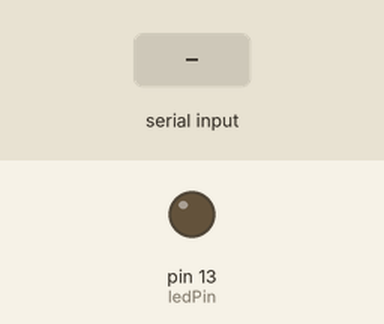
A sketch run on a simulated Arduino Uno, built with avr-gcc and run on an emulated ATmega328P. Parts: output pins drawn as LEDs (lit = HIGH). Inputs (shaded band) come from the test bench.

Above: at 1.2 s.
1.3 s: "H" received over Serial
At 1.6 s:
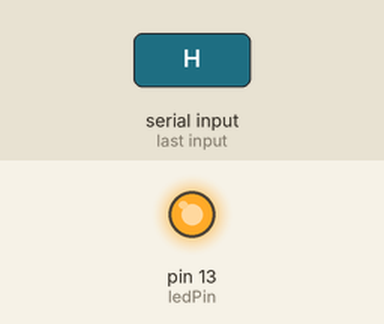
2.8 s: "L" received over Serial
At 3.9 s:
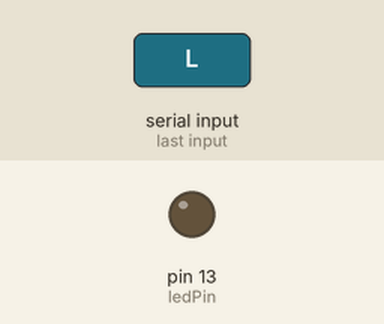
Timing chart, 0 to 5.8 s (numbered marks = the images above; inputs shaded):
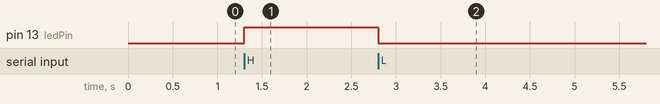

The sketch:

blink_with_keyboard_input.ino
```cpp
int ledPin = 13; //define o pino em que o led está ligado
char leitura; //define a variável leitura que corresponde a uma letra do teclado

void setup() {
pinMode(ledPin, OUTPUT); //define que o pino 13 será uma saida
Serial.begin(9600);
}

void loop() {
leitura = Serial.read(); // a variável leitura será obtida através do teclado
if (leitura == 'L') {
digitalWrite(ledPin, LOW);
  }
else if (leitura == 'H') {
digitalWrite(ledPin, HIGH);
  }
}
```

Measured:
- after the input at 1.3 s, pin 13 (ledPin): LOW → HIGH at once
- after the input at 2.8 s, pin 13 (ledPin): HIGH → LOW at once
